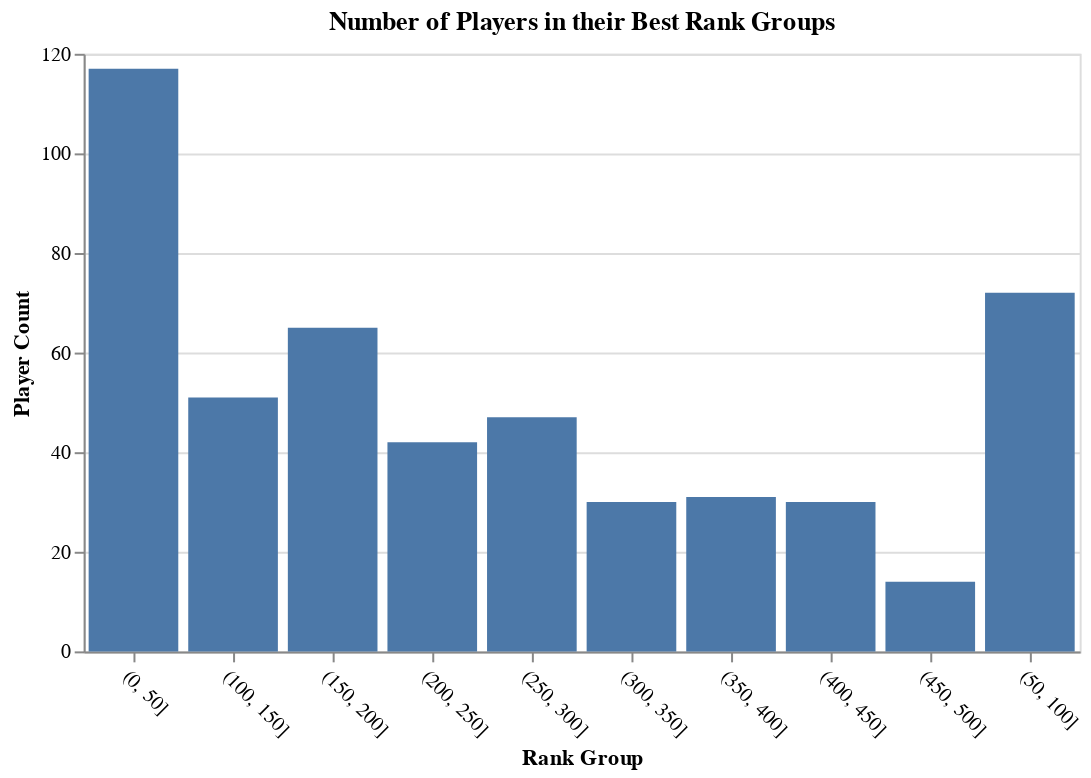

The code cell stored with this chart in its notebook:
### Code cell
bins = [0, 50, 100, 150, 200, 250, 300, 350, 400, 450, 500]  # Define custom bin intervals

df['Rank Group'] = pd.cut(df['Clean_Best_Rank'], bins=bins)

# Count the number of players in each rank group
rank_counts = df['Rank Group'].value_counts().sort_index().reset_index()
rank_counts.columns = ['Rank Group', 'Player Count']
rank_counts['Rank Group'] = rank_counts['Rank Group'].astype(str)  # Convert Interval to string

plot2 = alt.Chart(rank_counts).mark_bar().encode(
    x='Rank Group:O',  # O: Ordinal (categorical) axis
    y='Player Count:Q',  # Q: Quantitative axis (numerical)
    tooltip=['Rank Group', 'Player Count']  # Hover tooltip with data
).properties(
    title='Number of Players in their Best Rank Groups'
).configure_axisX(
    labelAngle=45
).configure_view(
    width=500)
plot2

### Figure 1 — Vega-Lite specification as saved in the notebook (floating-point values rounded to 4 significant figures)
{"config": {"view": {"continuousWidth": 400, "continuousHeight": 300, "width": 500}, "axisX": {"labelAngle": 45}}, "data": {"name": "data-cde0a09f86c3f451e51bbefa8531c8a2"}, "mark": "bar", "encoding": {"tooltip": [{"field": "Rank Group", "type": "nominal"}, {"field": "Player Count", "type": "quantitative"}], "x": {"field": "Rank Group", "type": "ordinal"}, "y": {"field": "Player Count", "type": "quantitative"}}, "title": "Number of Players in their Best Rank Groups", "$schema": "https://vega.github.io/schema/vega-lite/v4.17.0.json", "datasets": {"data-cde0a09f86c3f451e51bbefa8531c8a2": [{"Rank Group": "(0, 50]", "Player Count": 117}, {"Rank Group": "(50, 100]", "Player Count": 72}, {"Rank Group": "(100, 150]", "Player Count": 51}, {"Rank Group": "(150, 200]", "Player Count": 65}, {"Rank Group": "(200, 250]", "Player Count": 42}, {"Rank Group": "(250, 300]", "Player Count": 47}, {"Rank Group": "(300, 350]", "Player Count": 30}, {"Rank Group": "(350, 400]", "Player Count": 31}, {"Rank Group": "(400, 450]", "Player Count": 30}, {"Rank Group": "(450, 500]", "Player Count": 14}]}}
